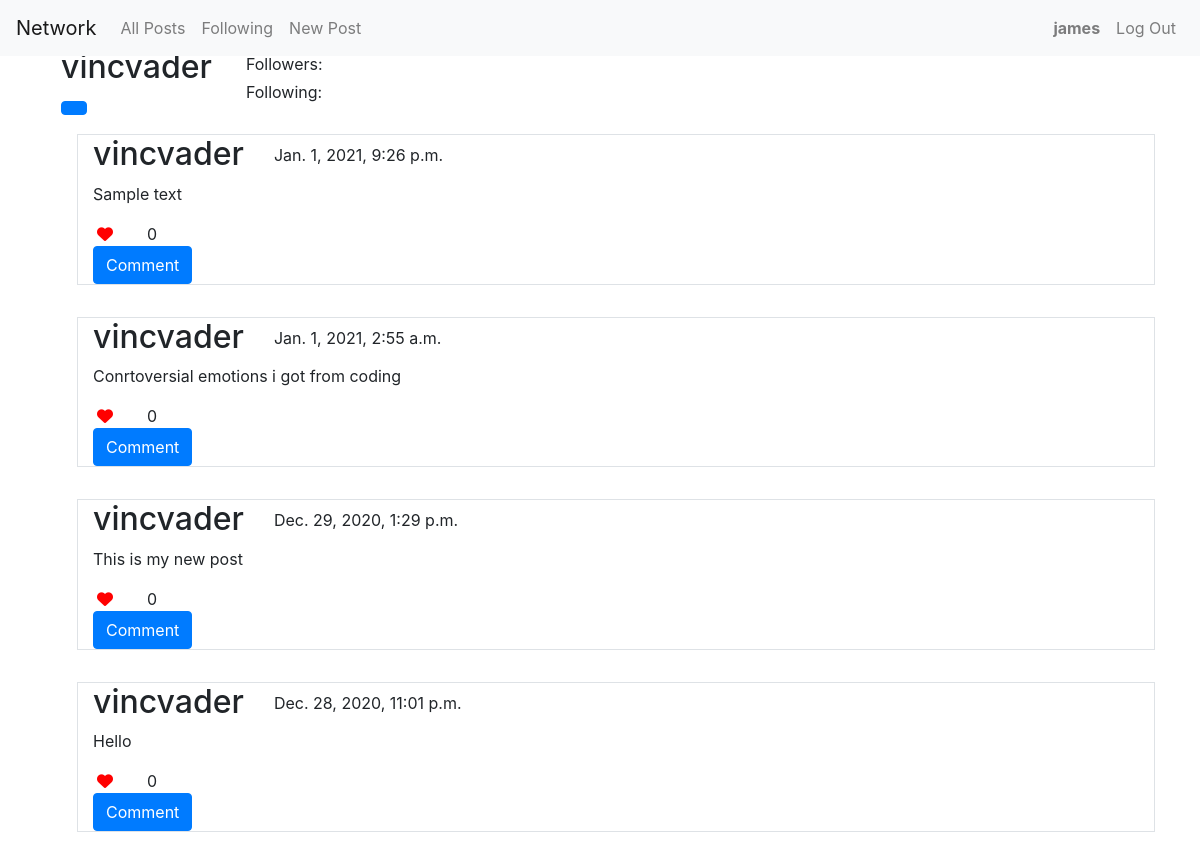
The app's page /profile/1 (signed in) with its own data.
### network/models.py (models this page shows, shortened)
class User(AbstractUser):
    pass

class Post(models.Model):
    author = models.ForeignKey(User, on_delete=models.CASCADE)
    content = models.TextField(max_length=255)
    date_posted = models.DateTimeField(auto_now_add=True)

### network/views.py (the view)
# urls.py: path("profile/<int:user_id>", views.profile, name="profile"),
def profile(request, user_id):
    posts = Post.objects.filter(author=user_id).order_by("-date_posted").all()
    if request.user.is_authenticated:
        try:
            follow = Follow.objects.get(user=posts.first().author, following_user=request.user)
        except Follow.DoesNotExist:
            follow = None
    else:
        follow = None
    for post in posts:
        post.likes_count = len(Like.objects.filter(post=post.pk))
        if request.user.is_authenticated:
            try:
                Like.objects.get(post=post.pk, user=request.user)
                post.liked = True
            except Like.DoesNotExist:
                post.liked = False
    return render(request, "network/profile.html", {
        "posts": posts,
        "follow": follow
    })

### network/templates/network/profile.html (shortened to what this page needs)
{% extends "network/layout.html" %}
{% block body %}
<div class="row m-3">
    <div class="row">
        <div class="col col-auto">
            <h2>
                {{posts.0.author}}
            </h2>
            {%if request.user.is_authenticated %}
            <button class="btn btn-primary follow-btn follow" data-user="{{posts.0.author.pk}}"></button>
            {%else %}
            <button class="btn btn-primary follow-btn follow" disabled data-user="{{posts.0.author.pk}}">To follow sign
                in</button>
            {%endif%}
        </div>
        <div class="col">
            <p class="m-1" id="followers">Followers: {{followers}}</p>
            <p class="m-1" id="following">Following: {{following}}</p>
        </div>
    </div>
    {%for post in posts%}
    <div class="col-12 m-3 border">
        <div class="row">
            <div class="col col-auto">
                <h2>
                    {{post.author}}
                </h2>
            </div>
            <div class="col">
                <p class=" mt-2 mb-0">
                    {{post.date_posted}}
                </p>
            </div>
            <div class="col-12">
                <p>{{post.content}}</p>
                <div class="like-wrapper row">
                    <div class="col col-auto">
                        {%if request.user.is_authenticated %}
                        <i class="fas fa-heart p-1 like" data-user="{{request.user.pk}}" data-post="{{post.pk}}"
                            data-liked='{{post.liked}}'></i>
                        {%else%}
                        <i class="fas fa-heart p-1 like" disabled></i>
                        {%endif%}
                    </div>
                    <div class="col like-count" data-post="{{post.pk}}">
                        0
                    </div>
                </div>
                <button class="comment btn btn-primary">Comment</button>
            </div>
        </div>
    </div>
    {% endfor %}
</div>
{% endblock %}

### network/templates/network/layout.html (shortened to what this page needs)
{% load static %}
<!DOCTYPE html>
<html lang="en">
<head>
    <link rel="stylesheet" href="https://cdn.jsdelivr.net/npm/bootstrap@4.5.3/dist/css/bootstrap.min.css"
>
    <link href="{% static 'network/styles.css' %}" rel="stylesheet">
</head>
<body>
    <div class="container-fluid p-0 mb-5 justify-content-end">
        <nav class="navbar fixed-top navbar-expand-sm navbar-light bg-light">
            <a class="navbar-brand" href="{% url 'index' %}">Network</a>
            <div class="collapse navbar-collapse order-1 dual-collapse-2" id="navbarSupportedContent">
                <ul class="navbar-nav mr-auto">
                    <li class="nav-item mx-auto">
                        <a class="nav-link" href="{% url 'index' %}">All Posts</a>
                    </li>
                    {% if user.is_authenticated %}
                    <li class="nav-item mx-auto">
                        <a class="nav-link" href="#">Following</a>
                    </li>
                    <li class="nav-item mx-auto">
                        <a class="nav-link" href="{% url 'new_post' %}">New Post</a>
                    </li>
                    {%endif%}
                </ul>
            </div>
            <div class="collapse navbar-collapse order-2 dual-collapse-2" id="navbarSupportedContent">
                <ul class="navbar-nav ml-auto">
                    {% if user.is_authenticated %}
                    <li class="nav-item mx-auto">
                        <a class="nav-link" href="#"><strong>{{ user.username }}</strong></a>
                    </li>
                    <li class="nav-item mx-auto">
                        <a class="nav-link" href="{% url 'logout' %}">Log Out</a>
                    </li>
                    {% endif %}
                </ul>
            </div>
        </nav>
    </div>
    <div class="container mt-5">
        {% block body %}
        {% endblock %}
    </div>
</body>
</html>

### network/static/network/styles.css (style rules this page uses)
.liked { color: red; }

### records on screen
User: username "james"
Post: author.username "vincvader", author "vincvader", date_posted "Jan. 1, 2021, 9:26 p.m.", content "Sample text"
Post: author "vincvader", date_posted "Jan. 1, 2021, 2:55 a.m.", content "Conrtoversial emotions i got from coding"
Post: author "vincvader", date_posted "Dec. 29, 2020, 1:29 p.m.", content "This is my new post"
Post: author "vincvader", date_posted "Dec. 28, 2020, 11:01 p.m.", content "Hello"
